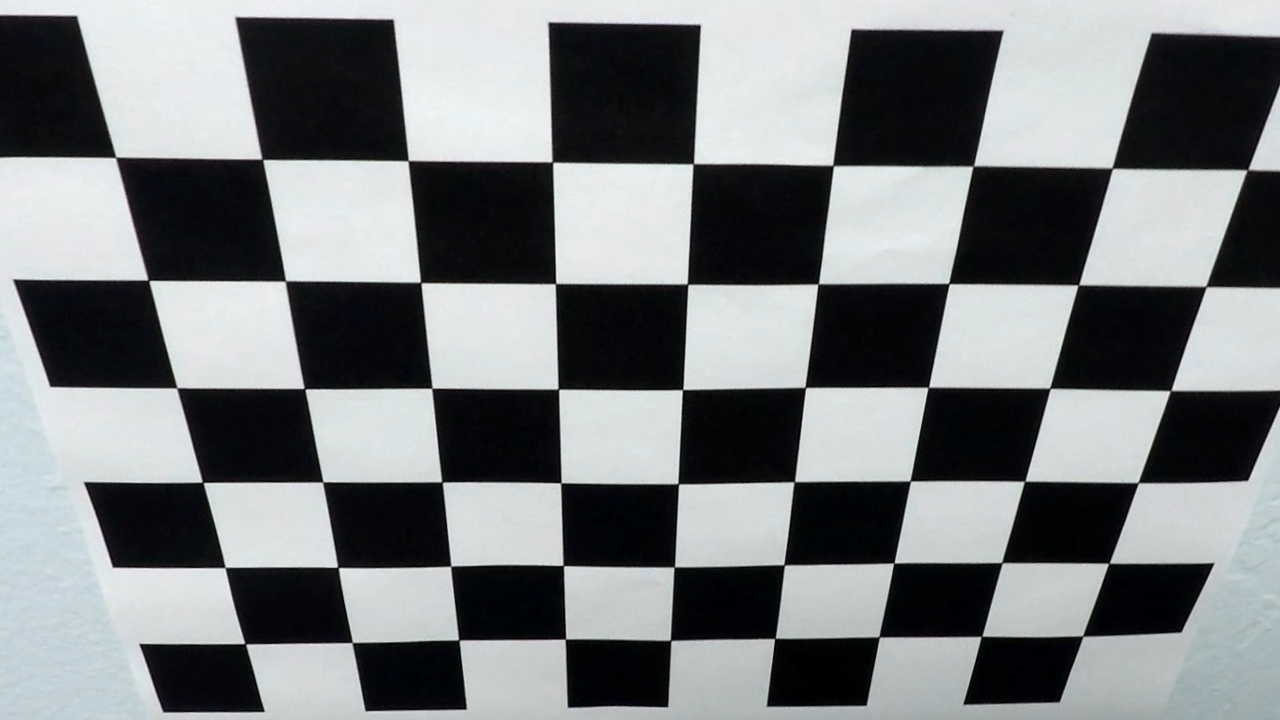
#> input picture Advanced_Lane_Detection/images/00-checkerboard.png, 1280 x 720 px
$ python -i image_processing.py   (imports and definitions only)   (older library calls are emulated)
#> lines starting #> are read from the running program, lines starting #| are printed output that depends on the picture; after the words box and inside, x2 and y2 are one past the last pixel; in counts of white or black regions, pixels touching at a corner belong together
import matplotlib.image as mpimg
import cv2
import numpy as np
import matplotlib.pyplot as plt
import color


# [19 lines left out: functions load_image, load_images, not called in this run]


def absolute_sobel_threshold(image, orientation='x', threshold=(0, 255)):
    """
    Calculates absolute Sobel threshold mask
    :param image: image
    :param orientation: Sobel operator orientation, could be 'x' or 'y'
    :param threshold: threshold range of accepted values
    :return: mask covering pixels within threshold
    """
    gray = image
    if len(gray.shape) == 3 and gray.shape[2] != 1:
        gray = cv2.cvtColor(image, cv2.COLOR_RGB2GRAY)
    if orientation == 'x':
        dx = 1;
        dy = 0;
    else:
        dx = 0;
        dy = 1;
    sobel = cv2.Sobel(gray, cv2.CV_64F, dx, dy)
    sobel = np.absolute(sobel)
    sobel = np.uint8(255 * sobel / np.max(sobel))
    mask = np.zeros_like(sobel)
    mask[(sobel >= threshold[0]) & (sobel <= threshold[1])] = 1
    # plt.imshow(mask, cmap='gray')
    return mask


def magnitude_threshold(image, sobel_kernel=3, magnitude_thresh=(0, 255)):
    """
    Calculates Sobel magnitude threshold mask
    :param image: image
    :param sobel_kernel: size of Sobel kernel, default is 3
    :param magnitude_thresh: threshold range of accepted magnitude values
    :return: mask covering pixels within threshold
    """
    gray = image
    if len(gray.shape) == 3 and gray.shape[2] != 1:
        gray = cv2.cvtColor(image, cv2.COLOR_RGB2GRAY)
    sobel_x = cv2.Sobel(gray, cv2.CV_64F, 1, 0, ksize=sobel_kernel)
    sobel_y = cv2.Sobel(gray, cv2.CV_64F, 0, 1, ksize=sobel_kernel)
    magnitude = np.sqrt(sobel_x ** 2 + sobel_y ** 2)
    scale = np.max(magnitude / 255)
    magnitude = (magnitude / scale).astype(np.uint8)
    mask = np.zeros_like(magnitude)
    mask[(magnitude >= magnitude_thresh[0]) & (magnitude <= magnitude_thresh[1])] = 1
    return mask


def directional_threshold(image, sobel_kernel=3, thresh=(0, np.pi / 2)):
    """
    Calculates Sobel direction threshold mask
    :param image: image
    :param sobel_kernel: size of Sobel kernel, default is 3
    :param thresh: threshold range of accepted direction values in radians
    :return: mask covering pixels within threshold
    """
    gray = image
    if len(gray.shape) == 3 and gray.shape[2] != 1:
        gray = cv2.cvtColor(image, cv2.COLOR_RGB2GRAY)
    sobel_x = cv2.Sobel(gray, cv2.CV_64F, 1, 0, ksize=sobel_kernel)
    sobel_y = cv2.Sobel(gray, cv2.CV_64F, 0, 1, ksize=sobel_kernel)
    abs_sobel_x = np.abs(sobel_x)
    abs_sobel_y = np.abs(sobel_y)
    direction = np.arctan2(abs_sobel_y, abs_sobel_x)
    binary_output = np.zeros_like(direction)
    binary_output[(direction >= thresh[0]) & (direction <= thresh[1])] = 1
    return binary_output


def combine_thresholds(image, kernel_size):
    """
    Combines multiple thresholds together
    :param image: image
    :param kernel_size: Sobel kernel size, default is 3
    :return: mask covering pixels within threshold
    """
    gradient_x_mask = absolute_sobel_threshold(image, orientation='x', threshold=(50, 255))
    gradient_y_mask = absolute_sobel_threshold(image, orientation='y', threshold=(50, 255))
    magnitude_mask = magnitude_threshold(image, sobel_kernel=kernel_size, magnitude_thresh=(60, 255))
    # directional_mask = directional_threshold(image, sobel_kernel=kernel_size, thresh=(0.7, 1.3))
    directional_mask = directional_threshold(image, sobel_kernel=17, thresh=(0.7, 1.3))
    combined_mask = np.zeros_like(directional_mask)
    # combined_mask[((gradient_x_mask == 1) & (gradient_y_mask == 1)) | ((magnitude_mask == 1) & (directional_mask == 1))] = 1
    combined_mask[(gradient_x_mask == 1) | ((magnitude_mask == 1) & (directional_mask == 1))] = 1
    # combined_mask[(gradient_y_mask == 1) | ((magnitude_mask == 1) & (directional_mask == 1))] = 1
    return combined_mask


def channel_threshold(channel, threshold=(0, 255)):
    """
    Calculates mask for a single channel
    :param channel: channel
    :param threshold: threshold range of accepted values
    :return: mask covering pixels within threshold
    """
    mask = np.zeros_like(channel)
    mask[(channel > threshold[0]) & (channel <= threshold[1])] = 1
    return mask


def combine_masks(mask1, mask2, value=1):
    result = np.zeros_like(mask1)
    result[(mask1 != 0) & (mask2 != 0)] = value
    return result


def filtering_pipeline(image, saturation_threshold=(120, 255), lightness_threshold=(30, 255)):
    """
    Complete image filtering pipeline
    :param image: image
    :param saturation_threshold: HLS saturation S-channel threshold
    :param lightness_threshold: HLS lightness L-channel threshold
    :return: filtered image
    """
    image = np.copy(image)
    # Convert to HSV color space and separate the V channel
    gray_image = cv2.cvtColor(image, cv2.COLOR_BGR2GRAY)
    hls_image = cv2.cvtColor(image, cv2.COLOR_BGR2HLS).astype(np.float)
    lightness_channel = hls_image[:, :, 1]
    saturation_channel = hls_image[:, :, 2]

    gradient_mask = combine_thresholds(gray_image, 3)

    saturation_mask = channel_threshold(saturation_channel, (saturation_threshold[0], saturation_threshold[1]))
    lightness_mask = channel_threshold(lightness_channel, (lightness_threshold[0], lightness_threshold[1]))
    color_mask = combine_masks(saturation_mask, lightness_mask)

    mask = np.dstack((np.zeros_like(gradient_mask), gradient_mask, color_mask))

    # color_binary = np.dstack((np.zeros_like(sxbinary), sxbinary, s_binary))
    # return color_binary

    return mask


# [71 lines left out: functions get_mask, draw_polynomial, draw_lane_overlay, not called in this run]

>>> import cv2
>>> picture = cv2.imread('images/00-checkerboard.png')
#> picture is the input picture: shape (720, 1280, 3); mean B, G, R 127.4, 125.5, 122.2
>>> result = filtering_pipeline(picture)
#> in combine_thresholds, `gradient_x_mask = absolute_sobel_threshold(image, orientation='x', thr..`:
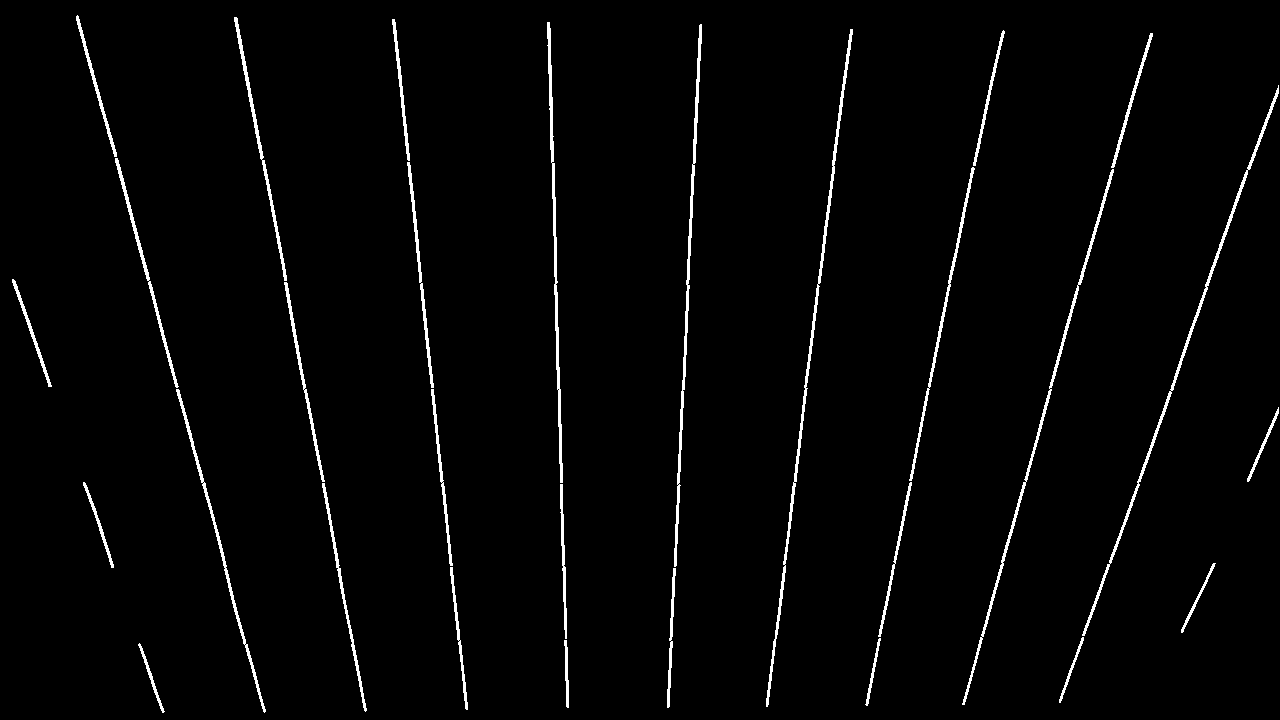
#> gradient_x_mask: shape (720, 1280); values 0 (black) and 1 (white), 2.2% white; 29 white regions, largest, box (x1, y1, x2, y2) and area: (766, 29, 853, 707) 2002, (1082, 85, 1279, 636) 1784, (962, 169, 1114, 705) 1654
#> in combine_thresholds, `gradient_y_mask = absolute_sobel_threshold(image, orientation='y', thr..`: gradient_y_mask: shape (720, 1280); values 0 (black) and 1 (white), 3.1% white; 293 white regions (254 under 20 px), largest, box (x1, y1, x2, y2) and area: (433, 380, 1280, 436) 2863, (13, 278, 818, 287) 2587, (795, 407, 1280, 561) 1850
#> in magnitude_threshold, `scale = np.max(magnitude / 255)`: scale = 3.45
#> in combine_thresholds, `magnitude_mask = magnitude_threshold(image, sobel_kernel=kernel_size, ..`: magnitude_mask: shape (720, 1280); values 0 (black) and 1 (white), 4.8% white; 1 white region, box (x1, y1, x2, y2) and area: (0, 14, 1280, 714) 44047
#> in combine_thresholds, `directional_mask = directional_threshold(image, sobel_kernel=17, thres..`:
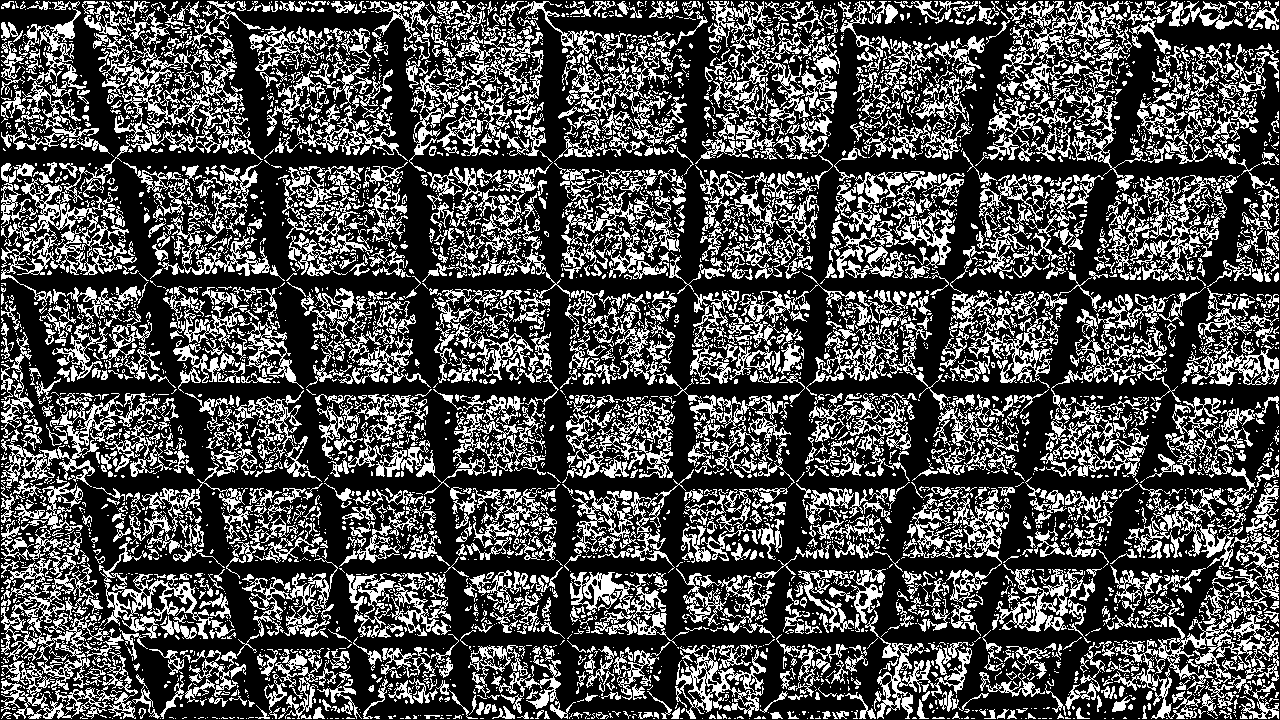
#> directional_mask: shape (720, 1280) float64; values 0 (black) and 1 (white), 30.7% white in thin lines or dots
#> in filtering_pipeline, `gradient_mask = combine_thresholds(gray_image, 3)`: gradient_mask: shape (720, 1280) float64; values 0 (black) and 1 (white), 2.2% white; 26 white regions (2 under 20 px), largest, box (x1, y1, x2, y2) and area: (74, 15, 266, 713) 2367, (962, 32, 1154, 706) 2164, (766, 28, 854, 708) 2048
#> in filtering_pipeline, `saturation_mask = channel_threshold(saturation_channel, (saturation_th..`: saturation_mask: shape (720, 1280) float64; values 0 (black) and 1 (white), 5.3% white; 1195 white regions (1121 under 20 px), largest, box (x1, y1, x2, y2) and area: (891, 566, 993, 634) 4412, (975, 638, 1074, 703) 4386, (681, 571, 778, 637) 4174
#> in filtering_pipeline, `lightness_mask = channel_threshold(lightness_channel, (lightness_thres..`:
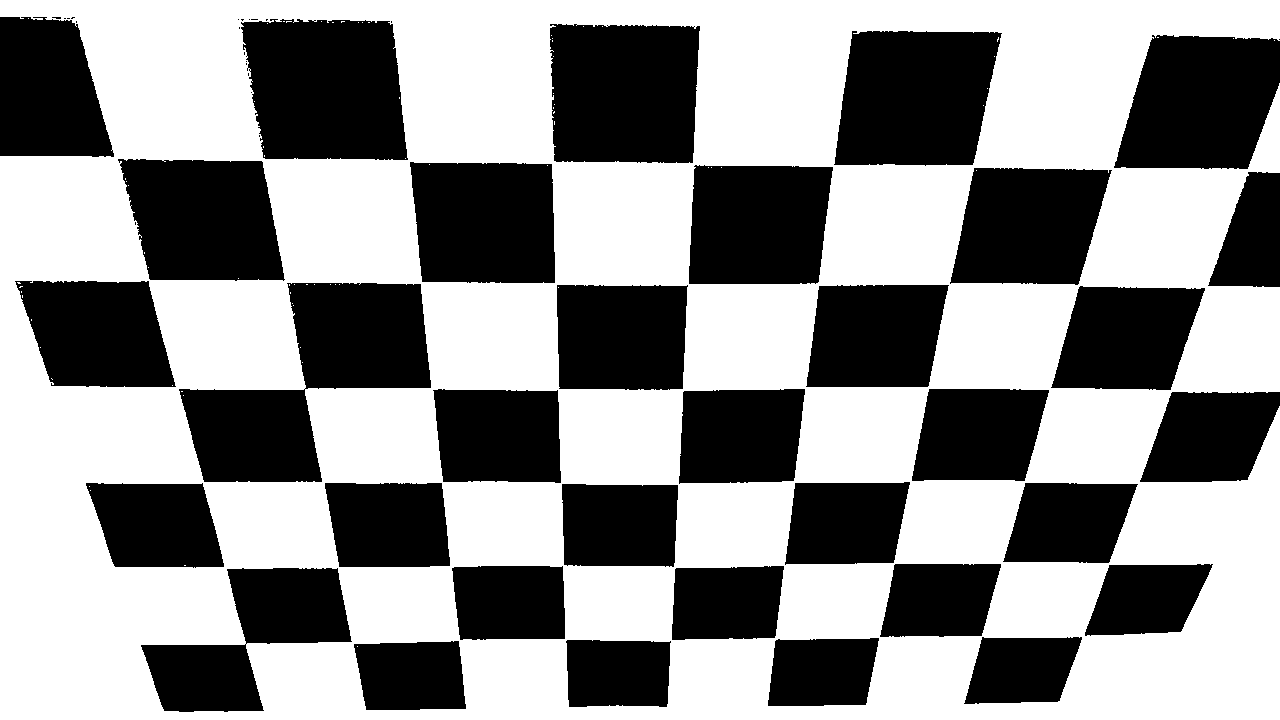
#> lightness_mask: shape (720, 1280) float64; values 0 (black) and 1 (white), 57.1% white; 53 black regions (20 under 20 px), largest, box (x1, y1, x2, y2) and area: (179, 283, 431, 482) 24710, (241, 19, 408, 160) 20362, (550, 24, 700, 163) 19663
#> in filtering_pipeline, `color_mask = combine_masks(saturation_mask, lightness_mask)`: color_mask: shape (720, 1280) float64; values 0 (black) and 1 (white), 0% white in thin lines or dots, all inside (x1, y1, x2, y2) = (327, 16, 329, 17)
#> in filtering_pipeline, `mask = np.dstack((np.zeros_like(gradient_mask), gradient_mask, color_m..`:
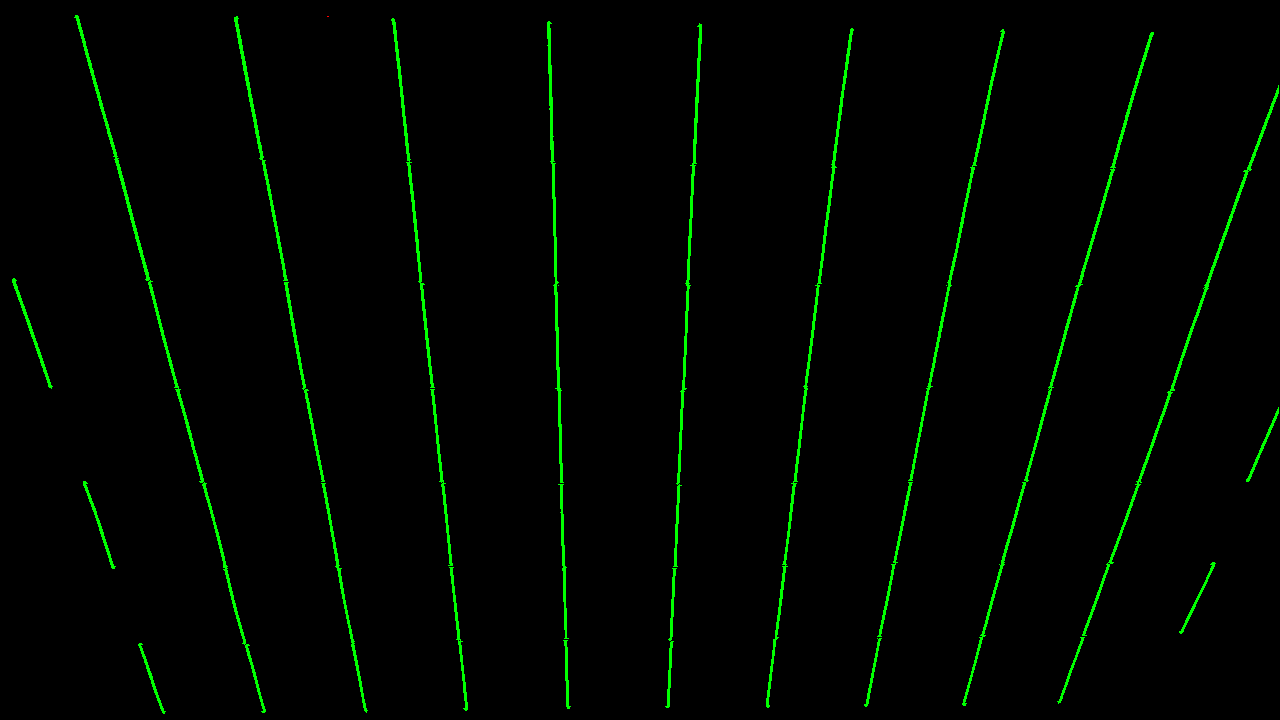
#> mask: shape (720, 1280, 3) float64; mean of channels 0, 1, 2 0, 0.0224, 2.17e-06; drawn as B, G, R
